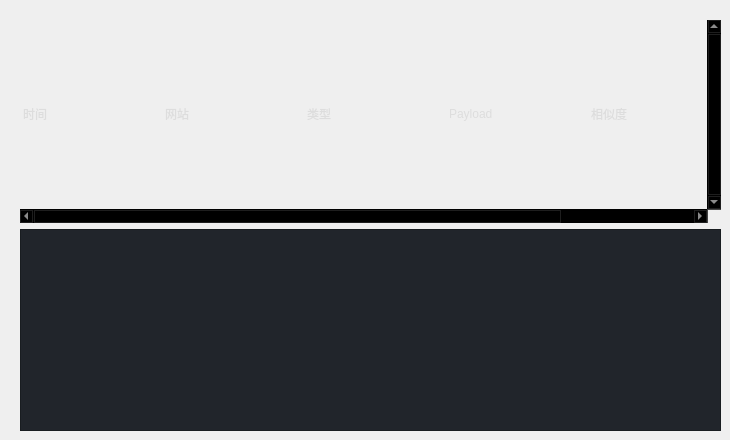
                     <widget class="QWidget" name="logCenter">
                      <widget class="QWidget" name="verticalLayoutWidget_4">
                       <property name="geometry">
                        <rect>
                         <x>20</x>
                         <y>20</y>
                         <width>701</width>
                         <height>411</height>
                        </rect>
                       </property>
                       <layout class="QVBoxLayout" name="verticalLayout_11">
                        <item>
                         <widget class="QTableWidget" name="packetSendingRecord">
                          <property name="sizePolicy">
                           <sizepolicy hsizetype="Expanding" vsizetype="Expanding">
                            <horstretch>0</horstretch>
                            <verstretch>0</verstretch>
                           </sizepolicy>
                          </property>
                          <property name="palette">
                           <palette>
                            <active>
                             <colorrole role="WindowText">
                              <brush brushstyle="SolidPattern">
                               <color alpha="255">
                                <red>221</red>
                                <green>221</green>
                                <blue>221</blue>
                               </color>
                              </brush>
                             </colorrole>
                             <colorrole role="Button">
                              <brush brushstyle="SolidPattern">
                               <color alpha="0">
                                <red>0</red>
                                <green>0</green>
                                <blue>0</blue>
                               </color>
                              </brush>
                             </colorrole>
                             <colorrole role="Text">
                              <brush brushstyle="SolidPattern">
                               <color alpha="255">
                                <red>221</red>
                                <green>221</green>
                                <blue>221</blue>
                               </color>
                              </brush>
                             </colorrole>
                             <colorrole role="ButtonText">
                              <brush brushstyle="SolidPattern">
                               <color alpha="255">
                                <red>221</red>
                                <green>221</green>
                                <blue>221</blue>
                               </color>
                              </brush>
                             </colorrole>
                             <colorrole role="Base">
                              <brush brushstyle="NoBrush">
                               <color alpha="255">
                                <red>0</red>
                                <green>0</green>
                                <blue>0</blue>
                               </color>
                              </brush>
                             </colorrole>
                             <colorrole role="Window">
                              <brush brushstyle="SolidPattern">
                               <color alpha="0">
                                <red>0</red>
                                <green>0</green>
                                <blue>0</blue>
                               </color>
                              </brush>
                             </colorrole>
                             <colorrole role="PlaceholderText">
                              <brush brushstyle="SolidPattern">
                               <color alpha="255">
                                <red>221</red>
                                <green>221</green>
                                <blue>221</blue>
                               </color>
                              </brush>
                             </colorrole>
                            </active>
                            <inactive>
                             <colorrole role="WindowText">
                              <brush brushstyle="SolidPattern">
                               <color alpha="255">
                                <red>221</red>
                                <green>221</green>
                                <blue>221</blue>
                               </color>
                              </brush>
                             </colorrole>
                             <colorrole role="Button">
                              <brush brushstyle="SolidPattern">
                               <color alpha="0">
                                <red>0</red>
                                <green>0</green>
                                <blue>0</blue>
                               </color>
                              </brush>
                             </colorrole>
                             <colorrole role="Text">
                              <brush brushstyle="SolidPattern">
                               <color alpha="255">
                                <red>221</red>
                                <green>221</green>
                                <blue>221</blue>
                               </color>
                              </brush>
                             </colorrole>
                             <colorrole role="ButtonText">
                              <brush brushstyle="SolidPattern">
                               <color alpha="255">
                                <red>221</red>
                                <green>221</green>
                                <blue>221</blue>
                               </color>
                              </brush>
                             </colorrole>
                             <colorrole role="Base">
                              <brush brushstyle="NoBrush">
                               <color alpha="255">
                                <red>0</red>
                                <green>0</green>
                                <blue>0</blue>
                               </color>
                              </brush>
                             </colorrole>
                             <colorrole role="Window">
                              <brush brushstyle="SolidPattern">
                               <color alpha="0">
                                <red>0</red>
                                <green>0</green>
                                <blue>0</blue>
                               </color>
                              </brush>
                             </colorrole>
                             <colorrole role="PlaceholderText">
                              <brush brushstyle="SolidPattern">
                               <color alpha="255">
                                <red>221</red>
                                <green>221</green>
                                <blue>221</blue>
                               </color>
                              </brush>
                             </colorrole>
                            </inactive>
                            <disabled>
                             <colorrole role="WindowText">
                              <brush brushstyle="SolidPattern">
                               <color alpha="255">
                                <red>221</red>
                                <green>221</green>
                                <blue>221</blue>
                               </color>
                              </brush>
                             </colorrole>
                             <colorrole role="Button">
                              <brush brushstyle="SolidPattern">
                               <color alpha="0">
                                <red>0</red>
                                <green>0</green>
                                <blue>0</blue>
                               </color>
                              </brush>
                             </colorrole>
                             <colorrole role="Text">
                              <brush brushstyle="SolidPattern">
                               <color alpha="255">
                                <red>221</red>
                                <green>221</green>
                                <blue>221</blue>
                               </color>
                              </brush>
                             </colorrole>
                             <colorrole role="ButtonText">
                              <brush brushstyle="SolidPattern">
                               <color alpha="255">
                                <red>221</red>
                                <green>221</green>
                                <blue>221</blue>
                               </color>
                              </brush>
                             </colorrole>
                             <colorrole role="Base">
                              <brush brushstyle="NoBrush">
                               <color alpha="255">
                                <red>0</red>
                                <green>0</green>
                                <blue>0</blue>
                               </color>
                              </brush>
                             </colorrole>
                             <colorrole role="Window">
                              <brush brushstyle="SolidPattern">
                               <color alpha="0">
                                <red>0</red>
                                <green>0</green>
                                <blue>0</blue>
                               </color>
                              </brush>
                             </colorrole>
                             <colorrole role="PlaceholderText">
                              <brush brushstyle="SolidPattern">
                               <color alpha="255">
                                <red>221</red>
                                <green>221</green>
                                <blue>221</blue>
                               </color>
                              </brush>
                             </colorrole>
                            </disabled>
                           </palette>
                          </property>
                          <property name="frameShape">
                           <enum>QFrame::Shape::NoFrame</enum>
                          </property>
                          <property name="verticalScrollBarPolicy">
                           <enum>Qt::ScrollBarPolicy::ScrollBarAlwaysOn</enum>
                          </property>
                          <property name="sizeAdjustPolicy">
                           <enum>QAbstractScrollArea::SizeAdjustPolicy::AdjustToContents</enum>
                          </property>
                          <property name="editTriggers">
                           <set>QAbstractItemView::EditTrigger::NoEditTriggers</set>
                          </property>
                          <property name="selectionMode">
                           <enum>QAbstractItemView::SelectionMode::SingleSelection</enum>
                          </property>
                          <property name="selectionBehavior">
                           <enum>QAbstractItemView::SelectionBehavior::SelectRows</enum>
                          </property>
                          <property name="showGrid">
                           <bool>true</bool>
                          </property>
                          <property name="gridStyle">
                           <enum>Qt::PenStyle::SolidLine</enum>
                          </property>
                          <property name="sortingEnabled">
                           <bool>false</bool>
                          </property>
                          <property name="rowCount">
                           <number>1</number>
                          </property>
                          <property name="columnCount">
                           <number>5</number>
                          </property>
                          <attribute name="horizontalHeaderVisible">
                           <bool>false</bool>
                          </attribute>
                          <attribute name="horizontalHeaderCascadingSectionResizes">
                           <bool>true</bool>
                          </attribute>
                          <attribute name="horizontalHeaderMinimumSectionSize">
                           <number>20</number>
                          </attribute>
                          <attribute name="horizontalHeaderDefaultSectionSize">
                           <number>142</number>
                          </attribute>
                          <attribute name="horizontalHeaderHighlightSections">
                           <bool>true</bool>
                          </attribute>
                          <attribute name="horizontalHeaderShowSortIndicator" stdset="0">
                           <bool>false</bool>
                          </attribute>
                          <attribute name="horizontalHeaderStretchLastSection">
                           <bool>false</bool>
                          </attribute>
                          <attribute name="verticalHeaderVisible">
                           <bool>false</bool>
                          </attribute>
                          <attribute name="verticalHeaderCascadingSectionResizes">
                           <bool>false</bool>
                          </attribute>
                          <attribute name="verticalHeaderHighlightSections">
                           <bool>false</bool>
                          </attribute>
                          <attribute name="verticalHeaderStretchLastSection">
                           <bool>true</bool>
                          </attribute>
                          <row>
                           <property name="text">
                            <string>New Row</string>
                           </property>
                           <property name="font">
                            <font>
                             <family>Segoe UI</family>
                            </font>
                           </property>
                          </row>
                          <column>
                           <property name="text">
                            <string>0</string>
                           </property>
                          </column>
                          <column>
                           <property name="text">
                            <string>1</string>
                           </property>
                          </column>
                          <column>
                           <property name="text">
                            <string>2</string>
                           </property>
                          </column>
                          <column>
                           <property name="text">
                            <string>3</string>
                           </property>
                          </column>
                          <column>
                           <property name="text">
                            <string>4</string>
                           </property>
                          </column>
                          <item row="0" column="0">
                           <property name="text">
                            <string>时间</string>
                           </property>
                          </item>
                          <item row="0" column="1">
                           <property name="text">
                            <string>网站</string>
                           </property>
                          </item>
                          <item row="0" column="2">
                           <property name="text">
                            <string>类型</string>
                           </property>
                          </item>
                          <item row="0" column="3">
                           <property name="text">
                            <string>Payload</string>
                           </property>
                          </item>
                          <item row="0" column="4">
                           <property name="text">
                            <string>相似度</string>
                           </property>
                          </item>
                         </widget>
                        </item>
                        <item>
                         <widget class="QPlainTextEdit" name="log">
                          <property name="minimumSize">
                           <size>
                            <width>200</width>
                            <height>200</height>
                           </size>
                          </property>
                          <property name="styleSheet">
                           <string notr="true">background-color: rgb(33, 37, 43);</string>
                          </property>
                         </widget>
                        </item>
                       </layout>
                      </widget>
                     </widget>
